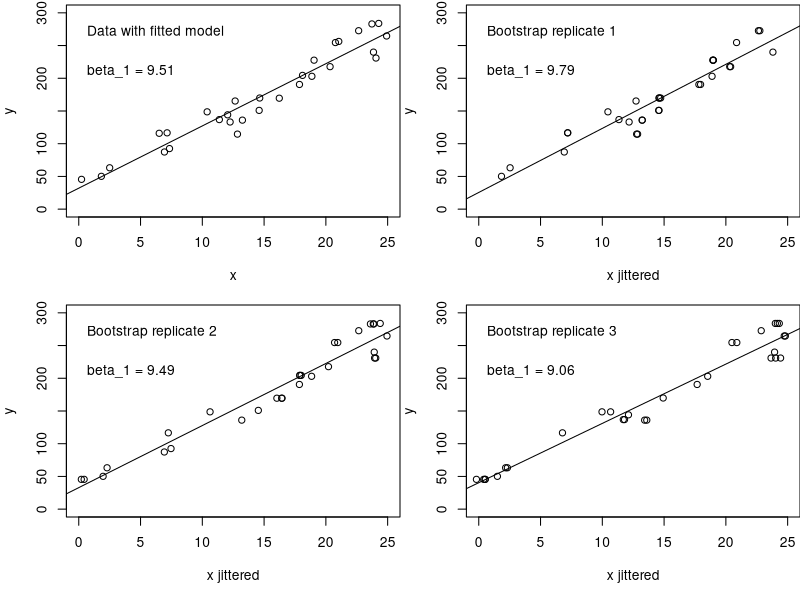
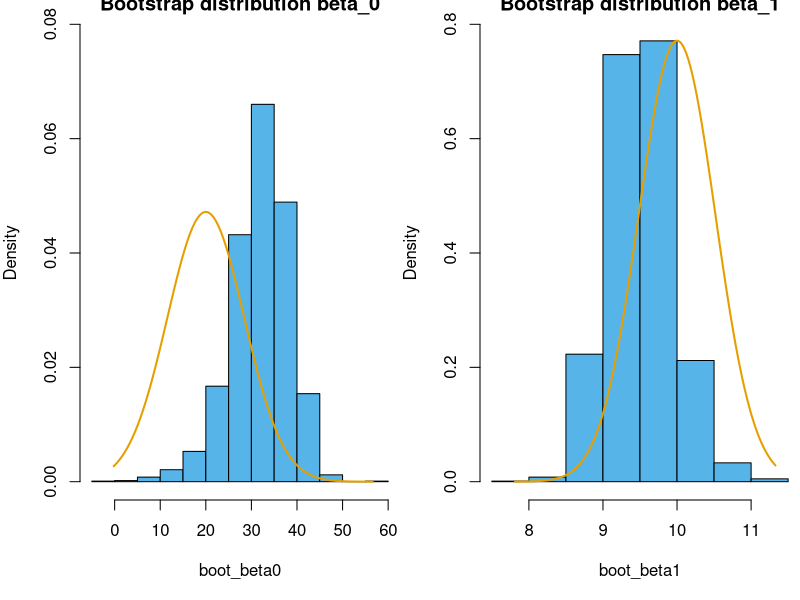
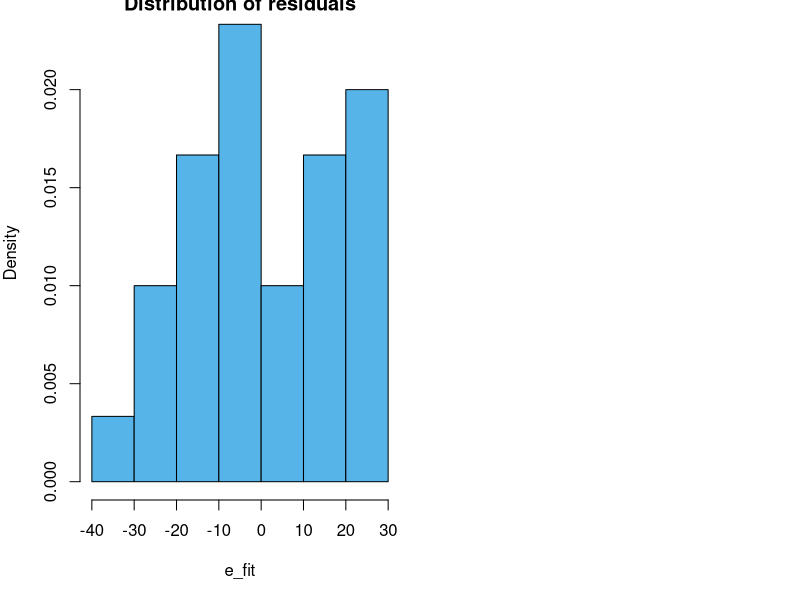
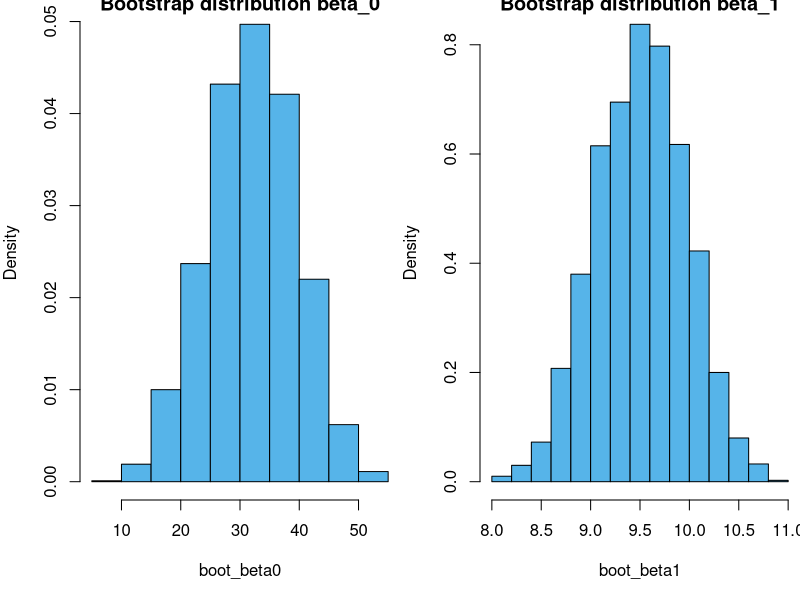
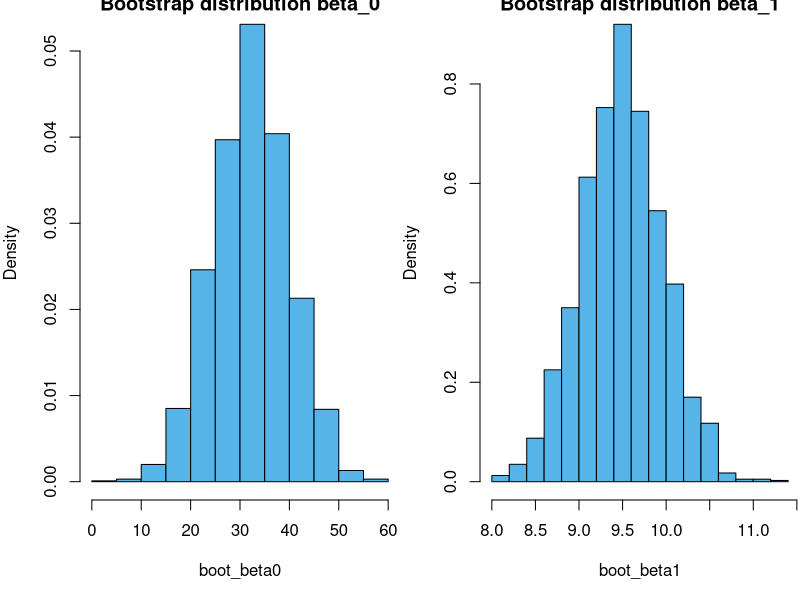
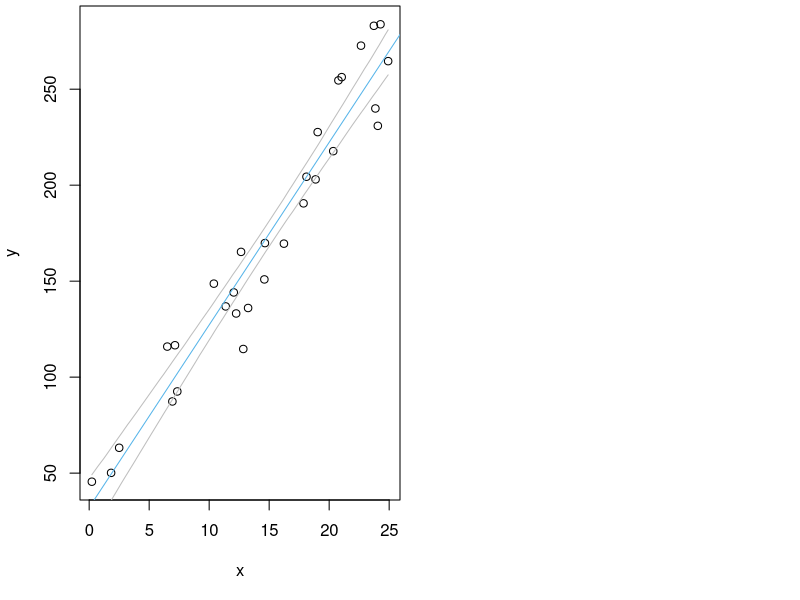

Generate these figures, in order, with R:
## ---- chunk 1
set.seed(4.6) #make example reproducible
n <- 30  #size of dataset
b0 <- 20 #true y intercept
b1 <- 10 #true slope
s <- 20  #true standard deviation of the errors
x <- runif(n, min=0, max=25) #nb while we have used runif, x is not a random variable
y <- b0 + b1 * x + rnorm(n, sd=s) #random sample of y from the population
df <- data.frame(x, y)
## ---- chunk 2
par(mfrow=c(2,2), mar=c(5,4,0.3,0))

# Plot the data with fitted model
ylim <- c(0,300)
xlim <- c(0,25)
with(df, plot(x, y, xlim=xlim, ylim=ylim))
fit <- lm(y ~ x, data=df)
abline(fit)
text(0, 0.9*300, "Data with fitted model", pos=4)
beta1_lab <- paste( "beta_1 =", round(coef(fit)[2], 2) )
text(0, 0.7*300, beta1_lab, pos=4)

# The first 3 bootstrap replicates
for ( i in 1:3 ) {
    # Resample data in y,x pairs from the sample with replacement
    df_boot <- df[sample(1:n, replace=TRUE),] #sample y,x pairs
    # Fit the linear model
    fit_boot <- lm(y ~ x, data=df_boot)
    # Get the parameter estimate
    beta1_lab <- paste("beta_1 =", round(coef(fit_boot)[2], 2))
    # Plot this single bootstrap replicate
    with(df_boot, plot(jitter(x, 10), y, xlim=xlim, ylim=ylim, xlab="x jittered"))
    abline(fit_boot)
    text(0, 0.9*300, paste("Bootstrap replicate", i), pos=4)
    text(0, 0.7*300, beta1_lab, pos=4)
}
## ---- chunk 3
reps <- 2000
boot_beta0 <- rep(NA, reps)
boot_beta1 <- rep(NA, reps)
for ( i in 1:reps ) {
    # Resample data in y,x pairs from the sample with replacement
    df_boot <- df[sample(1:n, replace=TRUE),] #sample y,x pairs
    # Fit the linear model
    fit_boot <- lm(y ~ x, data=df_boot)
    # Keep the parameter estimates
    boot_beta0[i] <- coef(fit_boot)[1]
    boot_beta1[i] <- coef(fit_boot)[2]
}
par(mfrow=c(1,2))

# Bootstrap distribution for beta_0
hist(boot_beta0, freq=FALSE, ylim=c(0, 0.08), col="#56B4E9",
     main="Bootstrap distribution beta_0")

# Theoretical "true" sampling distribution for beta_0
varpx <- mean((x-mean(x)) ^ 2) #population variance of x
k0 <- sqrt( 1 + mean(x)^2 / varpx )
s0 <- k0 * s / sqrt(n)
yy <- seq(min(boot_beta0), max(boot_beta0), length.out=100)
lines(yy, dnorm(yy, mean=b0, sd=s0), lwd=2, col="#E69F00")

# Bootstrap distribution for beta_1
hist(boot_beta1, freq=FALSE, ylim=c(0,0.8), col="#56B4E9",
     main="Bootstrap distribution beta_1")

# Theoretical "true" sampling distribution for beta_1
k1 <- 1 / sqrt(varpx)
s1 <- k1 * s / sqrt(n)
yy <- seq(min(boot_beta1), max(boot_beta1), length.out=100)
lines(yy, dnorm(yy, mean=b1, sd=s1), lwd=2, col="#E69F00")
## ---- chunk 4
sd(boot_beta0)
sd(boot_beta1)
summary(fit)$coefficients
## ---- chunk 5
e_fit <- fit$residuals
hist(e_fit, freq=FALSE, col="#56B4E9", main="Distribution of residuals")
## ---- chunk 6
reps <- 2000
boot_beta0 <- rep(NA, reps)
boot_beta1 <- rep(NA, reps)
df_boot <- df
for ( i in 1:reps ) {
    # Resample errors from the model fit with replacement
    e_boot <- sample(e_fit, replace=TRUE)
    # Create new y-values at the original x values
    df_boot$y <- coef(fit)[1] + coef(fit)[2] * df_boot$x + e_boot
    # Fit the linear model
    fit_boot <- lm(y ~ x, data=df_boot)
    # Keep the parameter estimates
    boot_beta0[i] <- coef(fit_boot)[1]
    boot_beta1[i] <- coef(fit_boot)[2]
}
par(mfrow=c(1,2))

# Bootstrap distribution for beta_0
hist(boot_beta0, freq=FALSE, col="#56B4E9", main="Bootstrap distribution beta_0")

# Bootstrap distribution for beta_1
hist(boot_beta1, freq=FALSE, col="#56B4E9", main="Bootstrap distribution beta_1")
## ---- chunk 7
sd(boot_beta0)
sd(boot_beta1)
summary(fit)$coefficients
## ---- chunk 8
reps <- 2000
boot_beta0 <- rep(NA, reps)
boot_beta1 <- rep(NA, reps)
df_boot <- df #data frame

# Estimate for sigma = sqrt(Var(e)), where the denominator for Var(e) is the
# residual degrees of freedom, n - 2 in the simple linear model because we
# estimate two parameters.
var_e_hat <- sum(fit$residuals ^ 2) / fit$df.residual
sigma_hat <- sqrt(var_e_hat)

# Bootstrap realizations
for ( i in 1:reps ) {
    # Sample errors from the Normal distribution
    e_boot <- rnorm(n, 0, sigma_hat)
    # Create new y-values at the original x values
    df_boot$y <- coef(fit)[1] + coef(fit)[2] * df_boot$x + e_boot
    # Fit the linear model
    fit_boot <- lm(y ~ x, data=df_boot)
    # Keep the parameter estimates
    boot_beta0[i] <- coef(fit_boot)[1]
    boot_beta1[i] <- coef(fit_boot)[2]
}
par(mfrow=c(1,2))

# Bootstrap distribution for beta_0
hist(boot_beta0, freq=FALSE, col="#56B4E9", main="Bootstrap distribution beta_0")

# Bootstrap distribution for beta_1
hist(boot_beta1, freq=FALSE, col="#56B4E9", main="Bootstrap distribution beta_1")
## ---- chunk 9
sd(boot_beta0)
sd(boot_beta1)
summary(fit)$coefficients
## ---- chunk 10
# Rough 95% confidence interval for beta_0
c(coef(fit)[1] - 2*sd(boot_beta0), coef(fit)[1] + 2*sd(boot_beta0))

# Rough 95% confidence interval for beta_1
c(coef(fit)[2] - 2*sd(boot_beta1), coef(fit)[2] + 2*sd(boot_beta1))

# Bootstrap percentile method for beta_0
quantile(boot_beta0, probs=c(0.025,0.975))

# Bootstrap percentile method for beta_1
quantile(boot_beta1, probs=c(0.025,0.975))

# Compare to classical intervals
confint(fit)

## ---- chunk 11
reps <- 2000
boot_beta0 <- rep(NA, reps)
boot_beta1 <- rep(NA, reps)
df_boot <- df #data frame
xx <- seq(min(df$x), max(df$x), length.out=100)
y_hat <- matrix(NA, nrow=reps, ncol=length(xx))

# Estimate for sigma = sqrt(Var(e)), where the denominator for Var(e) is the
# residual degrees of freedom, n - 2 in the simple linear model because we
# estimate two parameters.
var_e_hat <- sum(fit$residuals ^ 2) / fit$df.residual
sigma_hat <- sqrt(var_e_hat)

# Bootstrap realizations
for ( i in 1:reps ) {
    # Sample errors from the Normal distribution
    e_boot <- rnorm(n, 0, sigma_hat)
    # Create new y-values at the original x values
    df_boot$y <- coef(fit)[1] + coef(fit)[2] * df_boot$x + e_boot
    # Fit the linear model
    fit_boot <- lm(y ~ x, data=df_boot)
    # Keep the y estimates for a range of x
    y_hat[i,] <- coef(fit_boot)[1] + coef(fit_boot)[2] * xx
}

# Calculate percentiles for y estimates
ci_upper <- rep(NA, length(xx))
ci_lower <- rep(NA, length(xx))
for ( j in 1:length(xx) ) {
    ci_upper[j] <- quantile(y_hat[,j], prob=0.975)
    ci_lower[j] <- quantile(y_hat[,j], prob=0.025)
}

# Plot model fit with bootstrapped 95% confidence intervals
with(df, plot(x, y))
abline(fit, col="#56B4E9")
lines(xx, ci_upper, col="grey")
lines(xx, ci_lower, col="grey")
